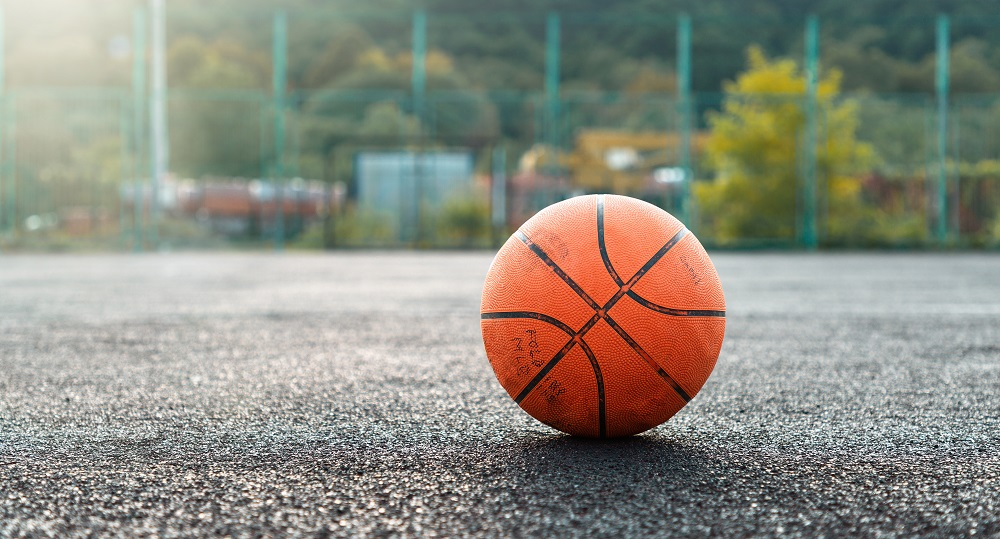
#> input picture Ethan/target_detector/images/basketball-buying-guide.jpg, 1000 x 539 px, found by its file name
$ python image_to_hex.py
#> lines starting #> are read from the running program, lines starting #| are printed output that depends on the picture
from PIL import Image

# Open an image file
img = Image.open('images/basketball-buying-guide.jpg').convert('RGB')  # Ensure the image is in RGB format
#> img is the input picture: PIL image 1000x539 RGB; mean R, G, B 140.1, 139.7, 127.8

# Resize to fit your BRAM size, for example, 320x240
img = img.resize((320, 240))
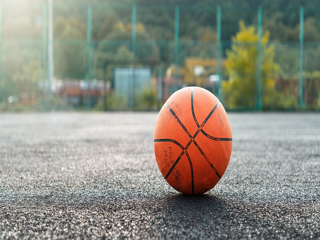
#> img: PIL image 320x240 RGB; mean R, G, B 140.1, 139.7, 127.8

# Convert image to 12-bit RGB (4 bits for each channel)
def rgb_to_12bit(r, g, b):
    r_4bit = (r >> 4) & 0xF
    g_4bit = (g >> 4) & 0xF
    b_4bit = (b >> 4) & 0xF
    return (r_4bit << 8) | (g_4bit << 4) | b_4bit

# Generate .hex or .mif content
with open('image_data.hex', 'w') as f:
    for y in range(img.height):
        for x in range(img.width):
            r, g, b = img.getpixel((x, y))
            pixel_12bit = rgb_to_12bit(r, g, b)
            f.write(f'{pixel_12bit:03X}\n')  # Write pixel data in hexadecimal format
